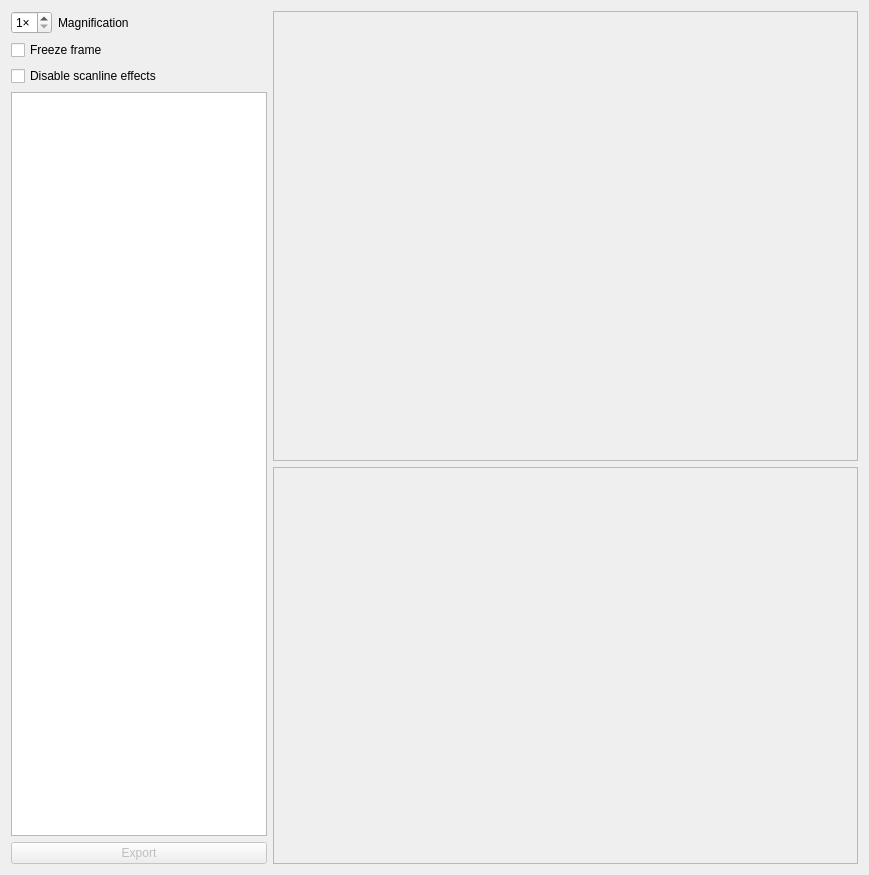
<?xml version="1.0" encoding="UTF-8"?>
<ui version="4.0">
 <class>FrameView</class>
 <widget class="QWidget" name="FrameView">
  <property name="geometry">
   <rect>
    <x>0</x>
    <y>0</y>
    <width>869</width>
    <height>875</height>
   </rect>
  </property>
  <property name="windowTitle">
   <string>Inspect frame</string>
  </property>
  <layout class="QGridLayout" name="gridLayout" rowstretch="0,0,0,0,1,1,0" columnstretch="0,1">
   <item row="0" column="0">
    <layout class="QHBoxLayout" name="horizontalLayout_4">
     <item>
      <widget class="QSpinBox" name="magnification">
       <property name="sizePolicy">
        <sizepolicy hsizetype="Fixed" vsizetype="Fixed">
         <horstretch>0</horstretch>
         <verstretch>0</verstretch>
        </sizepolicy>
       </property>
       <property name="suffix">
        <string>×</string>
       </property>
       <property name="minimum">
        <number>1</number>
       </property>
       <property name="maximum">
        <number>8</number>
       </property>
      </widget>
     </item>
     <item>
      <widget class="QLabel" name="label_2">
       <property name="text">
        <string>Magnification</string>
       </property>
      </widget>
     </item>
    </layout>
   </item>
   <item row="1" column="0">
    <widget class="QCheckBox" name="freeze">
     <property name="text">
      <string>Freeze frame</string>
     </property>
    </widget>
   </item>
   <item row="5" column="1" rowspan="2">
    <widget class="QScrollArea" name="compositedArea">
     <property name="widgetResizable">
      <bool>true</bool>
     </property>
     <widget class="QWidget" name="scrollAreaWidgetContents_2">
      <property name="geometry">
       <rect>
        <x>0</x>
        <y>0</y>
        <width>567</width>
        <height>382</height>
       </rect>
      </property>
      <layout class="QVBoxLayout" name="verticalLayout_2">
       <item>
        <widget class="QLabel" name="compositedView">
         <property name="text">
          <string/>
         </property>
        </widget>
       </item>
       <item>
        <spacer name="verticalSpacer_3">
         <property name="orientation">
          <enum>Qt::Vertical</enum>
         </property>
         <property name="sizeHint" stdset="0">
          <size>
           <width>20</width>
           <height>40</height>
          </size>
         </property>
        </spacer>
       </item>
      </layout>
     </widget>
    </widget>
   </item>
   <item row="0" column="1" rowspan="5">
    <widget class="QScrollArea" name="renderedArea">
     <property name="widgetResizable">
      <bool>true</bool>
     </property>
     <widget class="QWidget" name="scrollAreaWidgetContents">
      <property name="geometry">
       <rect>
        <x>0</x>
        <y>0</y>
        <width>567</width>
        <height>467</height>
       </rect>
      </property>
      <layout class="QVBoxLayout" name="verticalLayout">
       <item>
        <widget class="QLabel" name="renderedView">
         <property name="text">
          <string/>
         </property>
        </widget>
       </item>
       <item>
        <spacer name="verticalSpacer">
         <property name="orientation">
          <enum>Qt::Vertical</enum>
         </property>
         <property name="sizeHint" stdset="0">
          <size>
           <width>20</width>
           <height>40</height>
          </size>
         </property>
        </spacer>
       </item>
      </layout>
     </widget>
    </widget>
   </item>
   <item row="3" column="0" rowspan="3">
    <widget class="QListWidget" name="queue"/>
   </item>
   <item row="6" column="0">
    <widget class="QPushButton" name="exportButton">
     <property name="enabled">
      <bool>false</bool>
     </property>
     <property name="text">
      <string>Export</string>
     </property>
    </widget>
   </item>
   <item row="2" column="0">
    <widget class="QCheckBox" name="disableScanline">
     <property name="text">
      <string>Disable scanline effects</string>
     </property>
    </widget>
   </item>
  </layout>
 </widget>
 <resources/>
 <connections/>
</ui>
